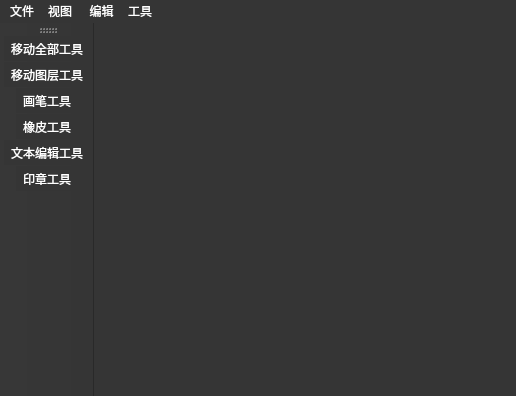
<?xml version="1.0" encoding="UTF-8"?>
<ui version="4.0">
 <class>MainWindow</class>
 <widget class="QMainWindow" name="MainWindow">
  <property name="geometry">
   <rect>
    <x>0</x>
    <y>0</y>
    <width>516</width>
    <height>396</height>
   </rect>
  </property>
  <property name="windowTitle">
   <string>东川图片编辑器</string>
  </property>
  <property name="windowIcon">
   <iconset resource="Resource/rc.qrc">
    <normaloff>:/AppIcon.png</normaloff>:/AppIcon.png</iconset>
  </property>
  <property name="styleSheet">
   <string notr="true">*
{
    background-color:rgb(53,53,53);
    selection-background-color:rgb(0,170,255);
    color:rgb(255,255,255);
}

QTabBar::tab
{
    background-color:rgb(60,60,60);
    color:rgb(255,255,255);
}</string>
  </property>
  <widget class="QWidget" name="centralWidget"/>
  <widget class="QMenuBar" name="MenuBar">
   <property name="geometry">
    <rect>
     <x>0</x>
     <y>0</y>
     <width>516</width>
     <height>17</height>
    </rect>
   </property>
   <widget class="QMenu" name="MenuFile">
    <property name="title">
     <string>文件</string>
    </property>
    <addaction name="ActionNew"/>
    <addaction name="ActionOpen"/>
    <addaction name="separator"/>
    <addaction name="ActionSave"/>
    <addaction name="ActionExport"/>
    <addaction name="separator"/>
    <addaction name="ActionExit"/>
   </widget>
   <widget class="QMenu" name="MenuView">
    <property name="title">
     <string>视图</string>
    </property>
    <addaction name="ActionShrink"/>
    <addaction name="ActionExpand"/>
    <addaction name="ActionFitOnScreen"/>
    <addaction name="Action100Per"/>
    <addaction name="ActionMoveTo0"/>
   </widget>
   <widget class="QMenu" name="MenuTools">
    <property name="title">
     <string>工具</string>
    </property>
    <addaction name="ActionToolMoveAll"/>
    <addaction name="ActionToolMoveLayer"/>
    <addaction name="separator"/>
    <addaction name="ActionToolBrush"/>
    <addaction name="ActionToolEraser"/>
    <addaction name="separator"/>
    <addaction name="ActionToolTextEditor"/>
    <addaction name="separator"/>
    <addaction name="ActionToolSeal"/>
   </widget>
   <widget class="QMenu" name="MenuEdit">
    <property name="title">
     <string> 编辑</string>
    </property>
    <addaction name="ActionFreeTransform"/>
   </widget>
   <addaction name="MenuFile"/>
   <addaction name="MenuView"/>
   <addaction name="MenuEdit"/>
   <addaction name="MenuTools"/>
  </widget>
  <widget class="QToolBar" name="ToolBar">
   <property name="windowTitle">
    <string>工具栏</string>
   </property>
   <attribute name="toolBarArea">
    <enum>LeftToolBarArea</enum>
   </attribute>
   <attribute name="toolBarBreak">
    <bool>false</bool>
   </attribute>
   <addaction name="ActionToolMoveAll"/>
   <addaction name="ActionToolMoveLayer"/>
   <addaction name="ActionToolBrush"/>
   <addaction name="ActionToolEraser"/>
   <addaction name="ActionToolTextEditor"/>
   <addaction name="ActionToolSeal"/>
  </widget>
  <action name="ActionNew">
   <property name="icon">
    <iconset resource="Resource/rc.qrc">
     <normaloff>:/ActionIcon/ActionNew.png</normaloff>:/ActionIcon/ActionNew.png</iconset>
   </property>
   <property name="text">
    <string>新建</string>
   </property>
   <property name="shortcut">
    <string>Ctrl+N</string>
   </property>
  </action>
  <action name="ActionOpen">
   <property name="icon">
    <iconset resource="Resource/rc.qrc">
     <normaloff>:/ActionIcon/ActionOpen.png</normaloff>:/ActionIcon/ActionOpen.png</iconset>
   </property>
   <property name="text">
    <string>打开</string>
   </property>
   <property name="shortcut">
    <string>Ctrl+O</string>
   </property>
  </action>
  <action name="ActionSave">
   <property name="icon">
    <iconset resource="Resource/rc.qrc">
     <normaloff>:/ActionIcon/ActionSave.png</normaloff>:/ActionIcon/ActionSave.png</iconset>
   </property>
   <property name="text">
    <string>保存</string>
   </property>
   <property name="shortcut">
    <string>Ctrl+S</string>
   </property>
  </action>
  <action name="ActionExport">
   <property name="icon">
    <iconset resource="Resource/rc.qrc">
     <normaloff>:/ActionIcon/ActionExport.png</normaloff>:/ActionIcon/ActionExport.png</iconset>
   </property>
   <property name="text">
    <string>导出</string>
   </property>
   <property name="shortcut">
    <string>Ctrl+E</string>
   </property>
  </action>
  <action name="ActionExit">
   <property name="icon">
    <iconset resource="Resource/rc.qrc">
     <normaloff>:/ActionIcon/ActionExit.png</normaloff>:/ActionIcon/ActionExit.png</iconset>
   </property>
   <property name="text">
    <string>退出</string>
   </property>
   <property name="shortcut">
    <string>Ctrl+Q</string>
   </property>
  </action>
  <action name="ActionShrink">
   <property name="icon">
    <iconset resource="Resource/rc.qrc">
     <normaloff>:/ActionIcon/ActionShrink.png</normaloff>:/ActionIcon/ActionShrink.png</iconset>
   </property>
   <property name="text">
    <string>缩小</string>
   </property>
   <property name="shortcut">
    <string>Ctrl+-</string>
   </property>
  </action>
  <action name="ActionExpand">
   <property name="icon">
    <iconset resource="Resource/rc.qrc">
     <normaloff>:/ActionIcon/ActionExpand.png</normaloff>:/ActionIcon/ActionExpand.png</iconset>
   </property>
   <property name="text">
    <string>放大</string>
   </property>
   <property name="shortcut">
    <string>Ctrl+=</string>
   </property>
  </action>
  <action name="ActionToolMoveAll">
   <property name="icon">
    <iconset resource="Resource/rc.qrc">
     <normaloff>:/ToolIcon/MoveAll1.png</normaloff>
     <normalon>:/ToolIcon/MoveAll1.png</normalon>:/ToolIcon/MoveAll1.png</iconset>
   </property>
   <property name="text">
    <string>移动全部工具</string>
   </property>
   <property name="toolTip">
    <string>&lt;html&gt;&lt;head/&gt;&lt;body&gt;&lt;p&gt;&lt;span style=&quot; color:#000000;&quot;&gt;移动全部工具&lt;/span&gt;&lt;/p&gt;&lt;/body&gt;&lt;/html&gt;</string>
   </property>
   <property name="shortcut">
    <string>Space</string>
   </property>
  </action>
  <action name="ActionToolMoveLayer">
   <property name="icon">
    <iconset resource="Resource/rc.qrc">
     <normaloff>:/ToolIcon/MoveLayer.png</normaloff>
     <normalon>:/ToolIcon/MoveLayer1.png</normalon>:/ToolIcon/MoveLayer.png</iconset>
   </property>
   <property name="text">
    <string>移动图层工具</string>
   </property>
   <property name="toolTip">
    <string>&lt;html&gt;&lt;head/&gt;&lt;body&gt;&lt;p&gt;&lt;span style=&quot; color:#000000;&quot;&gt;移动图层工具&lt;/span&gt;&lt;/p&gt;&lt;/body&gt;&lt;/html&gt;</string>
   </property>
   <property name="shortcut">
    <string>M</string>
   </property>
  </action>
  <action name="ActionToolBrush">
   <property name="icon">
    <iconset resource="Resource/rc.qrc">
     <normaloff>:/ToolIcon/Brush.png</normaloff>:/ToolIcon/Brush.png</iconset>
   </property>
   <property name="text">
    <string>画笔工具</string>
   </property>
   <property name="toolTip">
    <string>&lt;html&gt;&lt;head/&gt;&lt;body&gt;&lt;p&gt;&lt;span style=&quot; color:#000000;&quot;&gt;画笔工具&lt;/span&gt;&lt;/p&gt;&lt;/body&gt;&lt;/html&gt;</string>
   </property>
   <property name="shortcut">
    <string>B</string>
   </property>
  </action>
  <action name="ActionToolEraser">
   <property name="icon">
    <iconset resource="Resource/rc.qrc">
     <normaloff>:/ToolIcon/Eraser.png</normaloff>:/ToolIcon/Eraser.png</iconset>
   </property>
   <property name="text">
    <string>橡皮工具</string>
   </property>
   <property name="toolTip">
    <string>&lt;html&gt;&lt;head/&gt;&lt;body&gt;&lt;p&gt;&lt;span style=&quot; color:#000000;&quot;&gt;橡皮工具&lt;/span&gt;&lt;/p&gt;&lt;/body&gt;&lt;/html&gt;</string>
   </property>
   <property name="shortcut">
    <string>E</string>
   </property>
  </action>
  <action name="ActionToolTextEditor">
   <property name="icon">
    <iconset resource="Resource/rc.qrc">
     <normaloff>:/ToolIcon/TextEditor.png</normaloff>:/ToolIcon/TextEditor.png</iconset>
   </property>
   <property name="text">
    <string>文本编辑工具</string>
   </property>
   <property name="toolTip">
    <string>&lt;html&gt;&lt;head/&gt;&lt;body&gt;&lt;p&gt;&lt;span style=&quot; color:#000000;&quot;&gt;文本编辑工具&lt;/span&gt;&lt;/p&gt;&lt;/body&gt;&lt;/html&gt;</string>
   </property>
   <property name="shortcut">
    <string>T</string>
   </property>
  </action>
  <action name="ActionToolSeal">
   <property name="icon">
    <iconset resource="Resource/rc.qrc">
     <normaloff>:/ToolIcon/Seal.png</normaloff>:/ToolIcon/Seal.png</iconset>
   </property>
   <property name="text">
    <string>印章工具</string>
   </property>
   <property name="toolTip">
    <string>&lt;html&gt;&lt;head/&gt;&lt;body&gt;&lt;p&gt;&lt;span style=&quot;color:#000000;&quot;&gt;印章工具&lt;/span&gt;&lt;/p&gt;&lt;/body&gt;&lt;/html&gt;</string>
   </property>
   <property name="shortcut">
    <string>S</string>
   </property>
  </action>
  <action name="ActionFitOnScreen">
   <property name="icon">
    <iconset resource="Resource/rc.qrc">
     <normaloff>:/ActionIcon/ActionFitOnScreen.png</normaloff>:/ActionIcon/ActionFitOnScreen.png</iconset>
   </property>
   <property name="text">
    <string>按屏幕大小缩放</string>
   </property>
   <property name="shortcut">
    <string>Ctrl+0</string>
   </property>
  </action>
  <action name="Action100Per">
   <property name="icon">
    <iconset resource="Resource/rc.qrc">
     <normaloff>:/ActionIcon/Action100Per.png</normaloff>:/ActionIcon/Action100Per.png</iconset>
   </property>
   <property name="text">
    <string>100%</string>
   </property>
   <property name="shortcut">
    <string>Ctrl+1</string>
   </property>
  </action>
  <action name="ActionMoveTo0">
   <property name="icon">
    <iconset resource="Resource/rc.qrc">
     <normaloff>:/ActionIcon/ActionMoveTo0.png</normaloff>:/ActionIcon/ActionMoveTo0.png</iconset>
   </property>
   <property name="text">
    <string>回到原位</string>
   </property>
   <property name="shortcut">
    <string>Ctrl+Alt+O</string>
   </property>
  </action>
  <action name="ActionFreeTransform">
   <property name="icon">
    <iconset resource="Resource/rc.qrc">
     <normaloff>:/ActionIcon/FreeTransform.png</normaloff>:/ActionIcon/FreeTransform.png</iconset>
   </property>
   <property name="text">
    <string>自由变换</string>
   </property>
   <property name="shortcut">
    <string>Ctrl+T</string>
   </property>
  </action>
 </widget>
 <layoutdefault spacing="6" margin="11"/>
 <resources>
  <include location="Resource/rc.qrc"/>
 </resources>
 <connections/>
</ui>
